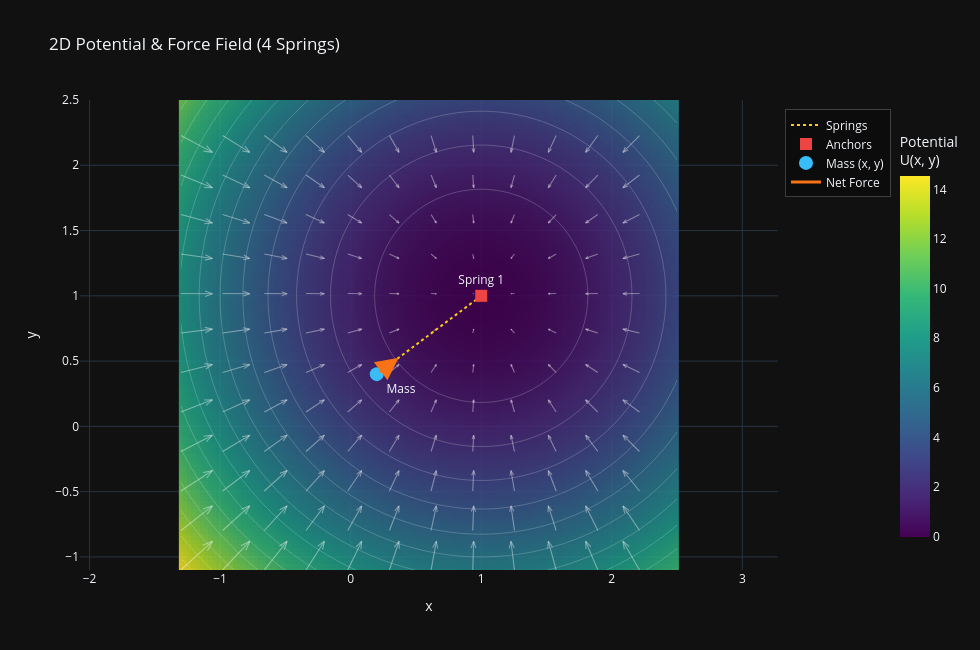

Source (notebook cell):
### Code cell
vec = np.array([1, 1.0])
point_mass = np.array([0.2, 0.4])

mag = np.sqrt(np.sum((vec - point_mass) ** 2)) - 1

springs = [
    {"anchor": vec, "k": 3.0, "L0": mag, "name": "Spring 1"},
]


plot_potential(springs, point_mass)
